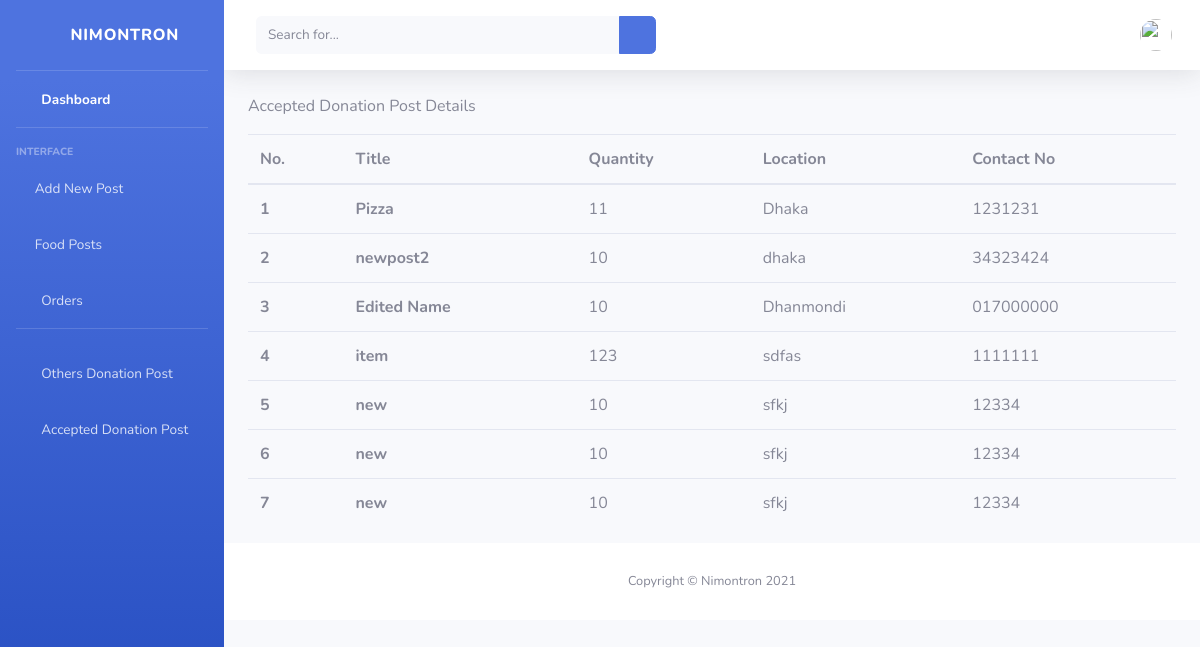
/accepted_posts_foundation, run on an earlier commit of the app's database.
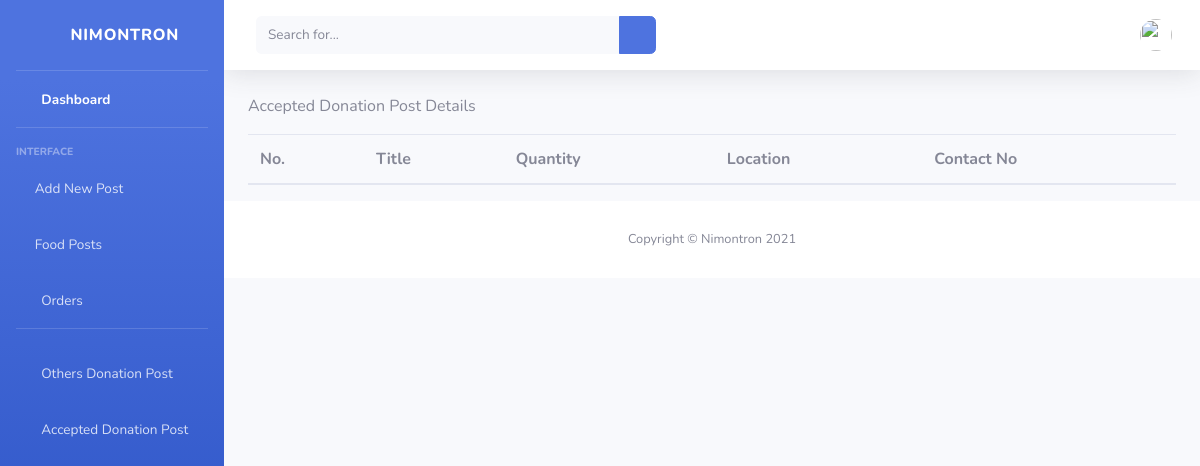
And on a later commit of the database.
### customers/models.py (models this page shows, shortened)
class CustomerPost(models.Model):
    customer = models.ForeignKey(User, on_delete=models.CASCADE)
    title=models.TextField(max_length=100)
    description = models.TextField(max_length=255, null=True)
    quantity=models.TextField(max_length=100, null=True)
    area=models.TextField(max_length=100, null=True)
    start_date = models.DateField()
    end_date = models.DateField()
    creation_date = models.DateField()
    status = models.CharField(max_length=20, null=True)
    contact = models.CharField(max_length=15, null=True)
    image = models.FileField()
    foundation = models.ForeignKey(Foundation, on_delete=models.CASCADE, null=True)

### customers/views.py (the view)
# urls.py: path('accepted_posts_foundation', views.accepted_posts_foundation, name='accepted_posts_foundation'),
def accepted_posts_foundation(request):
    post = CustomerPost.objects.filter(status='accepted')
    temp['post'] = post
    return render(request, 'foundations/foundation_accept_donate_post.html', temp)

### customers/templates/foundations/foundation_accept_donate_post.html
{% include 'foundations/foundation_header.html' %}
{% load static %}
<div class="container">
    <p>Accepted Donation Post Details</p>
    <table class="table">
        <thead>
            <tr>
                <th scope="col">No.</th>
                <th scope="col">Title</th>
                <th scope="col">Quantity</th>
                <th scope="col">Location</th>
                <th scope="col">Contact No</th>
            </tr>
        </thead>
        <tbody>
            {% for i in post %}
            <tr>
                <th cope="row">{{forloop.counter}}</th>
                <th>{{i.title}}</th>
                <td>{{i.quantity}}</td>
                <td>{{i.area}}</td>
                <td>{{i.contact}}</td>
            </tr>
            {% endfor %}
        </tbody>
    </table>
</div>
{% include 'foundations/foundation_footer.html' %}

What changed in the data, as far as the page shows it:
removed CustomerPost: title "Pizza", quantity "11", area "Dhaka", contact "1231231"
removed CustomerPost: title "newpost2", quantity "10", area "dhaka", contact "34323424"
removed CustomerPost: title "Edited Name", quantity "10", area "Dhanmondi", contact "017000000"
removed CustomerPost: title "item", quantity "123", area "sdfas", contact "1111111"
removed CustomerPost: title "new", quantity "10", area "sfkj", contact "12334"
removed CustomerPost: title "new", quantity "10", area "sfkj", contact "12334"
removed CustomerPost: title "new", quantity "10", area "sfkj", contact "12334"
